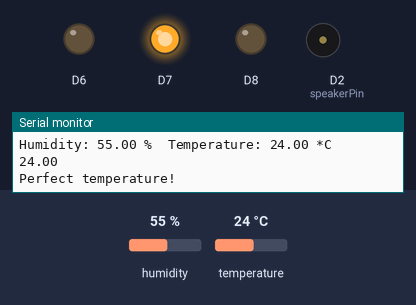
The sketch below on a simulated ESP8266 (NodeMCU). On the bench: output pins drawn as LEDs (lit = HIGH), buzzer (waves = sounding, pin HIGH), the last lines printed to the serial monitor. The inputs (shaded band) are chosen by the test bench; at power-on: temperature 24 °C, humidity 55 %.

Above: at 6.8 s.
6.9 s: temperature set to 22 °C
12.3 s: temperature set to 19 °C
At 15.5 s:
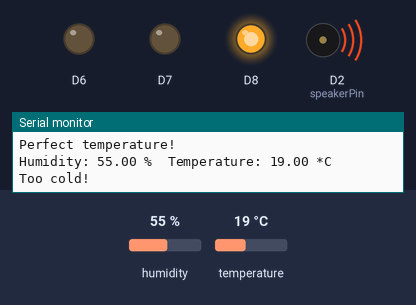
22.2 s: temperature set to 33 °C
At 27.2 s:
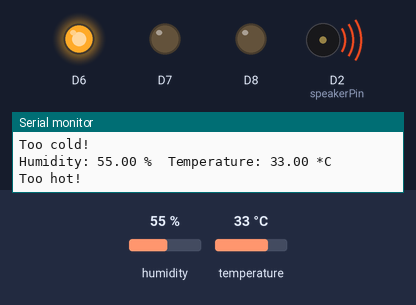
31.6 s: temperature set to 30 °C
37.0 s: temperature set to 27 °C
At 37.9 s:
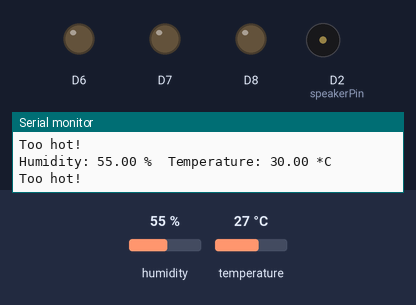
42.4 s: temperature set to 12 °C
At 44.9 s:
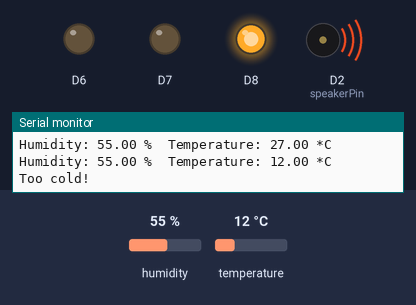
Timing chart, 0 to 53.3 s (numbered marks = the images above; inputs shaded):
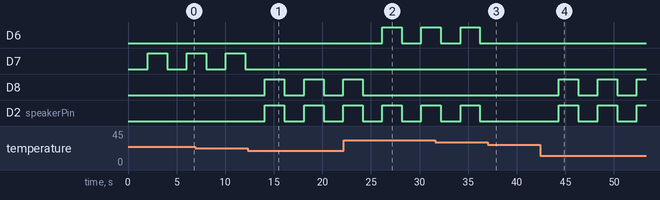

Measured:
- the behaviour switches between 21 and 20 °C on temperature (found by bisection; images 0 and 1)
- the behaviour switches between 29 and 28 °C on temperature (found by bisection; images 2 and 3)
- after the input at 12.3 s, D7: stops changing and stays LOW; D8, D2 (speakerPin): alternates HIGH for 2.0 s and LOW for 2.0 s, starting after 1.8 s
- after the input at 22.2 s, D6: LOW → HIGH after 4.0 s, → LOW 2.0 s later, → HIGH 2.0 s later; D8: goes on until 24.1 s, then stays LOW
- after the input at 37.0 s, D6, D2 (speakerPin): stays LOW (without the input it goes to HIGH after 1.2 s)
- after the input at 42.4 s, D8, D2 (speakerPin): alternates HIGH for 2.0 s and LOW for 2.0 s, starting after 1.9 s

The sketch:

sketch_nov21b.ino
```cpp
/*Modified by
 * technical Team,REES52
 */

#include <Adafruit_Sensor.h> // install this library
#include <DHT.h>    // install this library
int speakerPin = D2; //define digital pin 2 for speaker
int length = 1;
#define DHTPIN D1   //define digital pin 5 for DHT11 Module
#define DHTTYPE DHT11
#define LED_TOO_COLD D8
#define LED_PERFECT D7
#define LED_TOO_HOT D6
DHT dht(DHTPIN, DHTTYPE);
void setup() {
  Serial.begin(115200);     //set the baud rate
  Serial.println("DHT11 test!");

  dht.begin();
}

void loop() {
  pinMode(speakerPin, OUTPUT);
  pinMode (D8 , OUTPUT);
  pinMode (D7 , OUTPUT);
  pinMode ( D6 , OUTPUT);
  delay(2000);

  float h = dht.readHumidity();
  float t = dht.readTemperature();
  float f = dht.readTemperature(true);


  if (isnan(h) || isnan(t) || isnan(f)) {
    Serial.println("Failed to read from DHT sensor!");
    return;
  }

  Serial.print("Humidity: ");
  Serial.print(h);
  Serial.print(" %\t");
  Serial.print("Temperature: ");
  Serial.print(t);
  Serial.println(" *C ");
  if (t <= 20) {
    Serial.println("Too cold!");
    digitalWrite(D8, HIGH);
    digitalWrite(speakerPin, HIGH);
    delay (2000);
    digitalWrite(speakerPin, LOW);
    digitalWrite(D8, LOW);
  }
  if (20 < t && t < 27) {
    Serial.println(t);
    Serial.println("Perfect temperature!");
    digitalWrite(D7, HIGH);
    delay (2000);
    digitalWrite(D7, LOW);
  }
  if (t >= 29) {
    Serial.println("Too hot!");
    digitalWrite(D6, HIGH);
    digitalWrite(speakerPin, HIGH);
    delay (2000);
    digitalWrite(speakerPin, LOW);
    digitalWrite(D6, LOW);
  }

}
```
